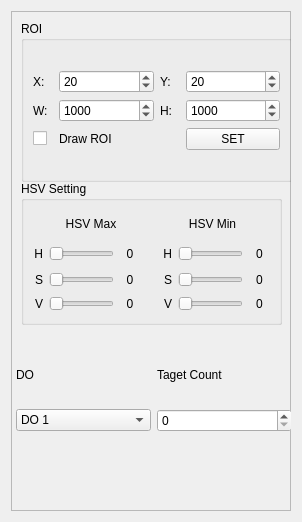
       <widget class="QWidget" name="scrollAreaWidgetContents">
        <property name="geometry">
         <rect>
          <x>0</x>
          <y>-92</y>
          <width>302</width>
          <height>518</height>
         </rect>
        </property>
        <layout class="QGridLayout" name="gridLayout_7">
         <item row="0" column="0">
          <widget class="QFrame" name="frame">
           <property name="minimumSize">
            <size>
             <width>235</width>
             <height>500</height>
            </size>
           </property>
           <property name="maximumSize">
            <size>
             <width>300</width>
             <height>500</height>
            </size>
           </property>
           <property name="frameShape">
            <enum>QFrame::StyledPanel</enum>
           </property>
           <property name="frameShadow">
            <enum>QFrame::Raised</enum>
           </property>
           <widget class="QGroupBox" name="groupBox_6">
            <property name="geometry">
             <rect>
              <x>10</x>
              <y>170</y>
              <width>261</width>
              <height>144</height>
             </rect>
            </property>
            <property name="minimumSize">
             <size>
              <width>228</width>
              <height>100</height>
             </size>
            </property>
            <property name="autoFillBackground">
             <bool>false</bool>
            </property>
            <property name="title">
             <string>HSV Setting</string>
            </property>
            <property name="flat">
             <bool>false</bool>
            </property>
            <property name="checkable">
             <bool>false</bool>
            </property>
            <layout class="QGridLayout" name="gridLayout_10">
             <item row="0" column="0">
              <widget class="QLabel" name="label_2">
               <property name="text">
                <string>HSV Max</string>
               </property>
               <property name="alignment">
                <set>Qt::AlignCenter</set>
               </property>
              </widget>
             </item>
             <item row="0" column="1">
              <widget class="QLabel" name="label_6">
               <property name="text">
                <string>HSV Min</string>
               </property>
               <property name="alignment">
                <set>Qt::AlignCenter</set>
               </property>
              </widget>
             </item>
             <item row="1" column="0" colspan="2">
              <layout class="QGridLayout" name="gridLayout_11">
               <item row="0" column="4">
                <widget class="QLabel" name="label_7">
                 <property name="text">
                  <string>H</string>
                 </property>
                 <property name="alignment">
                  <set>Qt::AlignRight|Qt::AlignTrailing|Qt::AlignVCenter</set>
                 </property>
                </widget>
               </item>
               <item row="1" column="2">
                <widget class="QLabel" name="label_11">
                 <property name="text">
                  <string>0</string>
                 </property>
                 <property name="alignment">
                  <set>Qt::AlignCenter</set>
                 </property>
                </widget>
               </item>
               <item row="2" column="2">
                <widget class="QLabel" name="label_12">
                 <property name="text">
                  <string>0</string>
                 </property>
                 <property name="alignment">
                  <set>Qt::AlignCenter</set>
                 </property>
                </widget>
               </item>
               <item row="2" column="1">
                <widget class="QSlider" name="Slider_V_max">
                 <property name="minimumSize">
                  <size>
                   <width>65</width>
                   <height>18</height>
                  </size>
                 </property>
                 <property name="maximumSize">
                  <size>
                   <width>65</width>
                   <height>18</height>
                  </size>
                 </property>
                 <property name="maximum">
                  <number>255</number>
                 </property>
                 <property name="orientation">
                  <enum>Qt::Horizontal</enum>
                 </property>
                </widget>
               </item>
               <item row="0" column="2">
                <widget class="QLabel" name="label_10">
                 <property name="maximumSize">
                  <size>
                   <width>20</width>
                   <height>16777215</height>
                  </size>
                 </property>
                 <property name="text">
                  <string>0</string>
                 </property>
                 <property name="alignment">
                  <set>Qt::AlignCenter</set>
                 </property>
                </widget>
               </item>
               <item row="0" column="3">
                <spacer name="horizontalSpacer_5">
                 <property name="orientation">
                  <enum>Qt::Horizontal</enum>
                 </property>
                 <property name="sizeType">
                  <enum>QSizePolicy::Fixed</enum>
                 </property>
                 <property name="sizeHint" stdset="0">
                  <size>
                   <width>5</width>
                   <height>20</height>
                  </size>
                 </property>
                </spacer>
               </item>
               <item row="0" column="0">
                <widget class="QLabel" name="label_3">
                 <property name="minimumSize">
                  <size>
                   <width>10</width>
                   <height>0</height>
                  </size>
                 </property>
                 <property name="maximumSize">
                  <size>
                   <width>10</width>
                   <height>16777215</height>
                  </size>
                 </property>
                 <property name="text">
                  <string>H</string>
                 </property>
                 <property name="alignment">
                  <set>Qt::AlignRight|Qt::AlignTrailing|Qt::AlignVCenter</set>
                 </property>
                </widget>
               </item>
               <item row="1" column="0">
                <widget class="QLabel" name="label_4">
                 <property name="text">
                  <string>S</string>
                 </property>
                 <property name="alignment">
                  <set>Qt::AlignRight|Qt::AlignTrailing|Qt::AlignVCenter</set>
                 </property>
                </widget>
               </item>
               <item row="2" column="0">
                <widget class="QLabel" name="label_5">
                 <property name="text">
                  <string>V</string>
                 </property>
                 <property name="alignment">
                  <set>Qt::AlignRight|Qt::AlignTrailing|Qt::AlignVCenter</set>
                 </property>
                </widget>
               </item>
               <item row="1" column="4">
                <widget class="QLabel" name="label_8">
                 <property name="text">
                  <string>S</string>
                 </property>
                 <property name="alignment">
                  <set>Qt::AlignRight|Qt::AlignTrailing|Qt::AlignVCenter</set>
                 </property>
                </widget>
               </item>
               <item row="1" column="6">
                <widget class="QLabel" name="label_15">
                 <property name="text">
                  <string>0</string>
                 </property>
                 <property name="alignment">
                  <set>Qt::AlignCenter</set>
                 </property>
                </widget>
               </item>
               <item row="2" column="5">
                <widget class="QSlider" name="Slider_V_min">
                 <property name="minimumSize">
                  <size>
                   <width>65</width>
                   <height>18</height>
                  </size>
                 </property>
                 <property name="maximumSize">
                  <size>
                   <width>65</width>
                   <height>18</height>
                  </size>
                 </property>
                 <property name="maximum">
                  <number>255</number>
                 </property>
                 <property name="orientation">
                  <enum>Qt::Horizontal</enum>
                 </property>
                </widget>
               </item>
               <item row="2" column="4">
                <widget class="QLabel" name="label_9">
                 <property name="text">
                  <string>V</string>
                 </property>
                 <property name="alignment">
                  <set>Qt::AlignRight|Qt::AlignTrailing|Qt::AlignVCenter</set>
                 </property>
                </widget>
               </item>
               <item row="2" column="6">
                <widget class="QLabel" name="label_13">
                 <property name="text">
                  <string>0</string>
                 </property>
                 <property name="alignment">
                  <set>Qt::AlignCenter</set>
                 </property>
                </widget>
               </item>
               <item row="1" column="5">
                <widget class="QSlider" name="Slider_S_min">
                 <property name="minimumSize">
                  <size>
                   <width>65</width>
                   <height>19</height>
                  </size>
                 </property>
                 <property name="maximumSize">
                  <size>
                   <width>65</width>
                   <height>19</height>
                  </size>
                 </property>
                 <property name="maximum">
                  <number>255</number>
                 </property>
                 <property name="orientation">
                  <enum>Qt::Horizontal</enum>
                 </property>
                </widget>
               </item>
               <item row="0" column="5">
                <widget class="QSlider" name="Slider_H_min">
                 <property name="minimumSize">
                  <size>
                   <width>65</width>
                   <height>19</height>
                  </size>
                 </property>
                 <property name="maximumSize">
                  <size>
                   <width>65</width>
                   <height>19</height>
                  </size>
                 </property>
                 <property name="maximum">
                  <number>180</number>
                 </property>
                 <property name="orientation">
                  <enum>Qt::Horizontal</enum>
                 </property>
                 <property name="tickPosition">
                  <enum>QSlider::NoTicks</enum>
                 </property>
                </widget>
               </item>
               <item row="0" column="6">
                <widget class="QLabel" name="label_14">
                 <property name="text">
                  <string>0</string>
                 </property>
                 <property name="alignment">
                  <set>Qt::AlignCenter</set>
                 </property>
                </widget>
               </item>
               <item row="1" column="1">
                <widget class="QSlider" name="Slider_S_max">
                 <property name="minimumSize">
                  <size>
                   <width>65</width>
                   <height>19</height>
                  </size>
                 </property>
                 <property name="maximumSize">
                  <size>
                   <width>65</width>
                   <height>19</height>
                  </size>
                 </property>
                 <property name="maximum">
                  <number>255</number>
                 </property>
                 <property name="orientation">
                  <enum>Qt::Horizontal</enum>
                 </property>
                </widget>
               </item>
               <item row="0" column="1">
                <widget class="QSlider" name="Slider_H_max">
                 <property name="minimumSize">
                  <size>
                   <width>65</width>
                   <height>19</height>
                  </size>
                 </property>
                 <property name="maximumSize">
                  <size>
                   <width>65</width>
                   <height>19</height>
                  </size>
                 </property>
                 <property name="maximum">
                  <number>180</number>
                 </property>
                 <property name="orientation">
                  <enum>Qt::Horizontal</enum>
                 </property>
                </widget>
               </item>
              </layout>
             </item>
            </layout>
           </widget>
           <widget class="QGroupBox" name="gb_roi">
            <property name="geometry">
             <rect>
              <x>10</x>
              <y>10</y>
              <width>271</width>
              <height>161</height>
             </rect>
            </property>
            <property name="sizePolicy">
             <sizepolicy hsizetype="Preferred" vsizetype="Preferred">
              <horstretch>0</horstretch>
              <verstretch>0</verstretch>
             </sizepolicy>
            </property>
            <property name="font">
             <font>
              <strikeout>false</strikeout>
              <stylestrategy>PreferDefault</stylestrategy>
             </font>
            </property>
            <property name="mouseTracking">
             <bool>false</bool>
            </property>
            <property name="tabletTracking">
             <bool>false</bool>
            </property>
            <property name="focusPolicy">
             <enum>Qt::NoFocus</enum>
            </property>
            <property name="layoutDirection">
             <enum>Qt::LeftToRight</enum>
            </property>
            <property name="styleSheet">
             <string notr="true"/>
            </property>
            <property name="title">
             <string>ROI</string>
            </property>
            <property name="flat">
             <bool>false</bool>
            </property>
            <layout class="QGridLayout" name="gridLayout_14">
             <item row="0" column="0">
              <layout class="QGridLayout" name="gridLayout_9">
               <item row="3" column="1">
                <widget class="QSpinBox" name="ROI_W">
                 <property name="maximum">
                  <number>2000</number>
                 </property>
                 <property name="value">
                  <number>1000</number>
                 </property>
                </widget>
               </item>
               <item row="1" column="0">
                <widget class="QLabel" name="label_20">
                 <property name="maximumSize">
                  <size>
                   <width>20</width>
                   <height>16777215</height>
                  </size>
                 </property>
                 <property name="text">
                  <string>X:</string>
                 </property>
                </widget>
               </item>
               <item row="1" column="3">
                <widget class="QSpinBox" name="ROI_Y">
                 <property name="minimum">
                  <number>0</number>
                 </property>
                 <property name="maximum">
                  <number>1000</number>
                 </property>
                 <property name="value">
                  <number>20</number>
                 </property>
                </widget>
               </item>
               <item row="3" column="3">
                <widget class="QSpinBox" name="ROI_H">
                 <property name="maximum">
                  <number>2000</number>
                 </property>
                 <property name="value">
                  <number>1000</number>
                 </property>
                </widget>
               </item>
               <item row="3" column="0">
                <widget class="QLabel" name="label_22">
                 <property name="text">
                  <string>W:</string>
                 </property>
                </widget>
               </item>
               <item row="1" column="1">
                <widget class="QSpinBox" name="ROI_X">
                 <property name="minimum">
                  <number>0</number>
                 </property>
                 <property name="maximum">
                  <number>1000</number>
                 </property>
                 <property name="value">
                  <number>20</number>
                 </property>
                </widget>
               </item>
               <item row="3" column="2">
                <widget class="QLabel" name="label_23">
                 <property name="text">
                  <string>H:</string>
                 </property>
                </widget>
               </item>
               <item row="1" column="2">
                <widget class="QLabel" name="label_21">
                 <property name="maximumSize">
                  <size>
                   <width>20</width>
                   <height>16777215</height>
                  </size>
                 </property>
                 <property name="text">
                  <string>Y:</string>
                 </property>
                </widget>
               </item>
               <item row="4" column="1">
                <widget class="QLabel" name="label_26">
                 <property name="text">
                  <string>Draw ROI</string>
                 </property>
                </widget>
               </item>
               <item row="4" column="0">
                <widget class="QCheckBox" name="ckb_roi">
                 <property name="text">
                  <string/>
                 </property>
                </widget>
               </item>
               <item row="4" column="3">
                <widget class="QPushButton" name="btn_roi_set">
                 <property name="text">
                  <string>SET</string>
                 </property>
                </widget>
               </item>
              </layout>
             </item>
            </layout>
           </widget>
           <widget class="QWidget" name="gridLayoutWidget">
            <property name="geometry">
             <rect>
              <x>5</x>
              <y>335</y>
              <width>276</width>
              <height>86</height>
             </rect>
            </property>
            <layout class="QGridLayout" name="gridLayout_15">
             <item row="2" column="1">
              <widget class="QComboBox" name="comboBox">
               <item>
                <property name="text">
                 <string>DO 1</string>
                </property>
               </item>
               <item>
                <property name="text">
                 <string>DO 2</string>
                </property>
               </item>
               <item>
                <property name="text">
                 <string>DO 3</string>
                </property>
               </item>
               <item>
                <property name="text">
                 <string>DO 4</string>
                </property>
               </item>
               <item>
                <property name="text">
                 <string>DO 5</string>
                </property>
               </item>
               <item>
                <property name="text">
                 <string>DO 6</string>
                </property>
               </item>
               <item>
                <property name="text">
                 <string>DO 7</string>
                </property>
               </item>
               <item>
                <property name="text">
                 <string>DO 8</string>
                </property>
               </item>
              </widget>
             </item>
             <item row="0" column="1">
              <widget class="QLabel" name="label_28">
               <property name="text">
                <string>DO</string>
               </property>
              </widget>
             </item>
             <item row="0" column="2">
              <widget class="QLabel" name="label_29">
               <property name="text">
                <string>Taget Count</string>
               </property>
              </widget>
             </item>
             <item row="2" column="2">
              <widget class="QSpinBox" name="spinBox"/>
             </item>
            </layout>
           </widget>
          </widget>
         </item>
        </layout>
       </widget>
